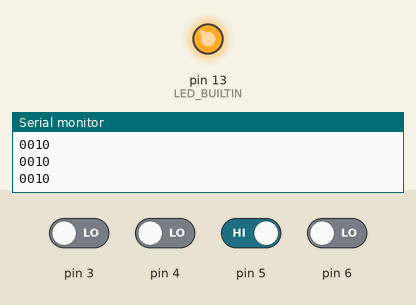
This sketch was run on a simulated Arduino Uno, built with avr-gcc and run on an emulated ATmega328P. Parts: output pins drawn as LEDs (lit = HIGH), the last lines printed to the serial monitor. Inputs (shaded band) come from the test bench; at power-on: pin 5 HIGH, pin 3, pin 4, pin 6 LOW.

Above: at 1.2 s.
1.3 s: pin 5 driven LOW
At 2.2 s:
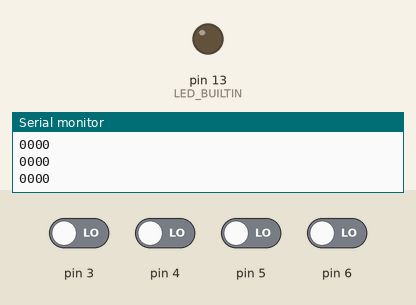
2.8 s: pin 5 driven HIGH
At 3.3 s:
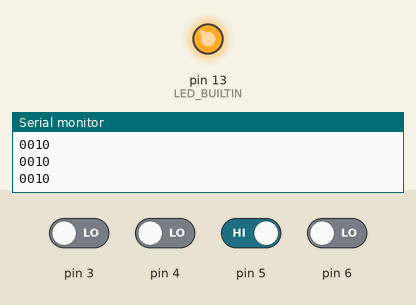
Timing chart, 0 to 5.8 s (numbered marks = the images above; inputs shaded):
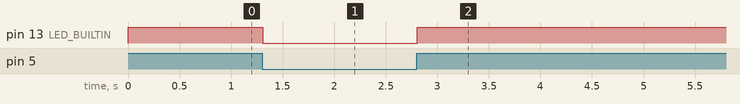

Measured:
- after the input at 1.3 s, pin 13 (LED_BUILTIN): HIGH → LOW at once
- after the input at 2.8 s, pin 13 (LED_BUILTIN): LOW → HIGH at once

The sketch:

cok_kanal_alici.ino
```cpp
void setup() {
  Serial.begin(9600);

  pinMode(3, INPUT);
  pinMode(4, INPUT);
  pinMode(5, INPUT);
  pinMode(6, INPUT);

  pinMode(LED_BUILTIN, OUTPUT);
}

void loop() {
  Serial.print(digitalRead(3));
  Serial.print(digitalRead(4));
  Serial.print(digitalRead(5));
  Serial.println(digitalRead(6));

  if(digitalRead(5) == 0) {
    digitalWrite(LED_BUILTIN, LOW);
  } else if(digitalRead(5) == 1) {
    digitalWrite(LED_BUILTIN, HIGH);
  }
}
```
